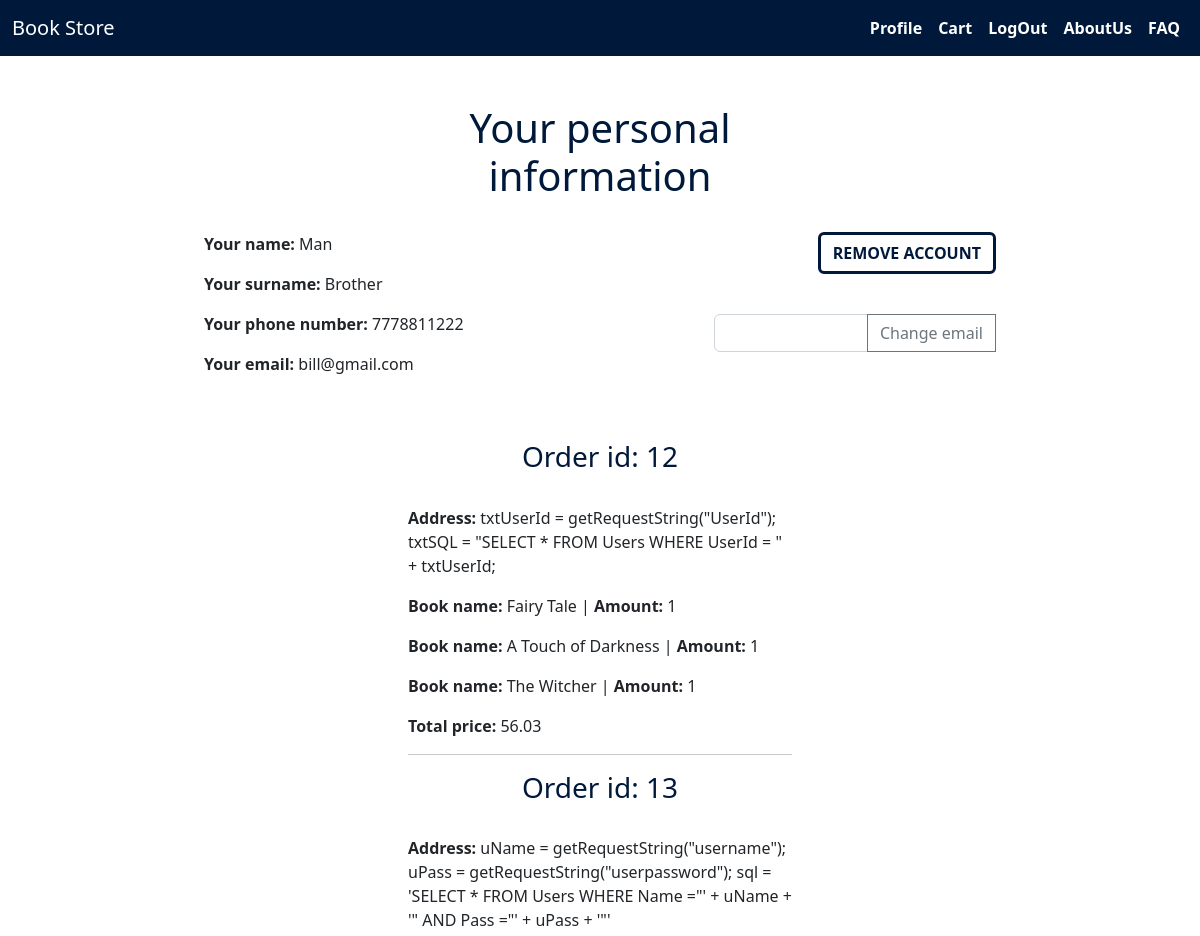
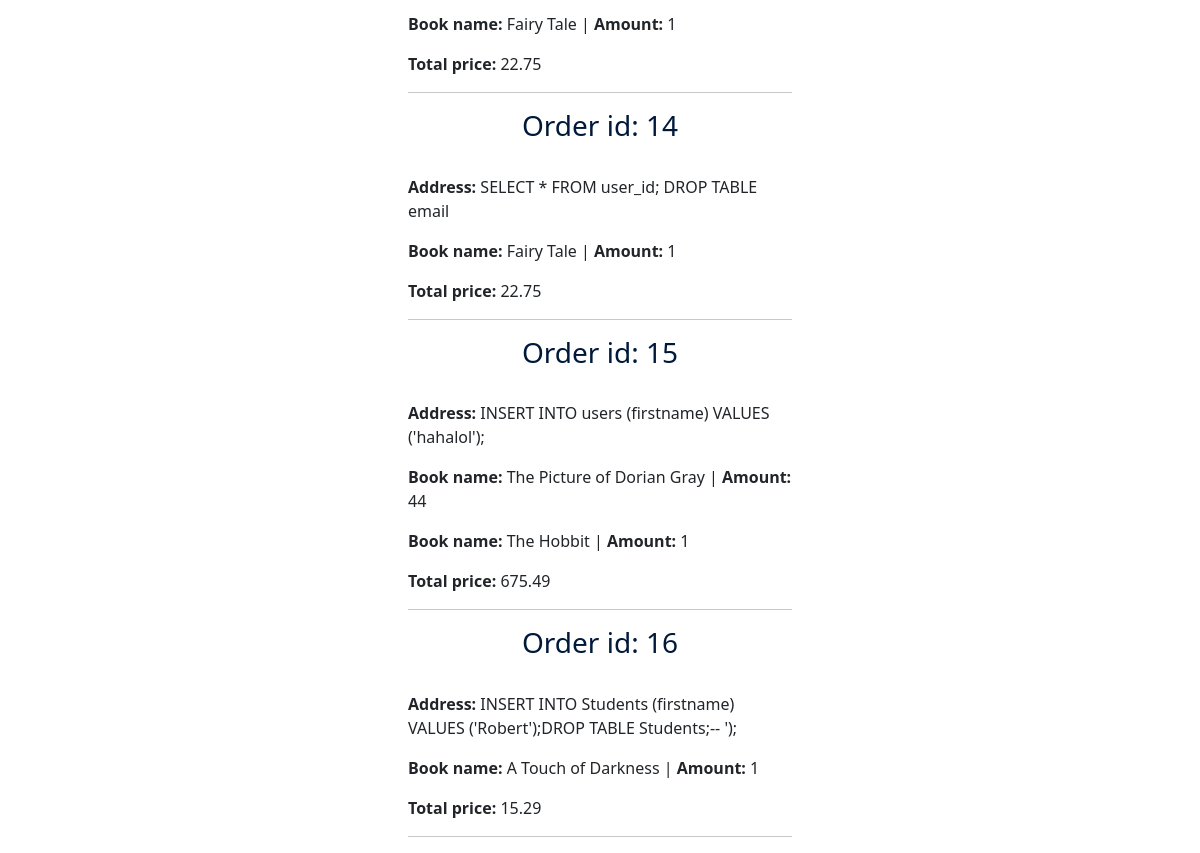
Page /personal (signed in) on the committed database (2 pictures, top to bottom).
### models/models.py (models this page shows)
class User(db.Model):
    __tablename__ = "users"
    user_id = db.Column(db.Integer, primary_key=True)
    surname = db.Column(db.String, nullable=False)
    name = db.Column(db.String, nullable=False)
    email = db.Column(db.String, nullable=False, unique=True)
    hashed_password = db.Column(db.String, nullable=False)
    phone_number = db.Column(db.String, nullable=False)

class Order(db.Model):
    __tablename__ = "orders"
    order_id = db.Column(db.Integer, primary_key=True)
    user_id = db.Column(db.Integer, db.ForeignKey("users.user_id"), nullable=False)
    address = db.Column(db.String, nullable=False)
    date = db.Column(db.String, nullable=False)
    total_price = db.Column(db.Float, nullable=False)

class Purchase(db.Model):
    __tablename__ = "purchases"
    purchase_id = db.Column(db.Integer, primary_key=True)
    order_id = db.Column(db.Integer, db.ForeignKey("orders.order_id"), nullable=False)
    book_id = db.Column(db.Integer, db.ForeignKey("books.book_id"), nullable=False)
    amount = db.Column(db.Integer, nullable=False)
    orders = db.relationship("Order", backref="purchase", lazy=True)

class Book(db.Model):
    __tablename__ = "books"
    book_id = db.Column(db.Integer, primary_key=True)
    name = db.Column(db.String, nullable=False, unique=True)
    author = db.Column(db.String)
    genre = db.Column(db.String)
    year = db.Column(db.Integer)
    publisher = db.Column(db.String)
    discription = db.Column(db.String)
    price = db.Column(db.Float, nullable=False)

### app.py (the view, shortened to what this page needs)
@app.route("/personal", methods=["POST", "GET"])
def personal():
    if not session.get("email"):
        return redirect("/login")
    context = ""
    purchase_data = get_purchase_data(get_personal_data(session["email"]).user_id)
    order_data = get_order_data(get_personal_data(session["email"]).user_id)
    user_data = get_user_data(session["email"])
    return render_template("personal.html", user_data=user_data, purchase_data=purchase_data, order_data=order_data, context=context)

### user.py (called while the page is built)
def get_personal_data(email):
    personal_data = db.query(User).filter(User.email == email).one()
    return personal_data

def get_user_data(email):
    return db.query(User).filter(User.email == email).one()

def get_order_data(user_id):
    return db.query(Order).filter(Order.user_id == user_id).all()

def get_purchase_data(user_id):
    return db.query(Purchase, Book).filter(Order.user_id == user_id).filter(Order.order_id == Purchase.order_id).filter(Purchase.book_id == Book.book_id).all()

### templates/personal.html (shortened to what this page needs)
{% extends "layout.html"%}
{% block body %}
    <div class="row">
    <div class="col-md-4"></div>
    <div class="col-md-4 text-center">
        <h1 class="text-center" style="color: #00193a;">Your personal information</h1><br>
    </div><div class="col-md-4"></div></div>
    <div class="row">
        <div class="col-2"></div>
        <div class="col-3">
            <p class = "fs-6"><b>Your name:</b> {{ user_data.name }}</p>
            <p class = "fs-6"><b>Your surname:</b> {{ user_data.surname }}</p>
            <p class = "fs-6"><b>Your phone number:</b> {{ user_data.phone_number }}</p>
            <p class = "fs-6"><b>Your email:</b> {{ user_data.email}}</p>
        </div>
        <div class="col-2"></div>
        <div class="col-3" style="text-align:right;">
            <form action="/remove" method="post" onsubmit="return myFunction(this)">
                <button name="remove" type="submit" class="btn btn-outline text-uppercase fs-6 mb-3 fw-bold" style="border-color: #00193a; color: #00193a; border-width: medium;" value="remove">Remove account</button>
            </form><br>
        <form class="input-group mb-3" action="/personal" method="post">
            <input class="form-control" name="new_email" type="text" autocomplete="off">
            <input class="btn btn-outline-secondary" id="button-addon2" name="change_email" type="submit" value="Change email"><br>
        </form>
        </div>
        <div class="col-2"></div>
    </div><br><br>
    <div class="row">
        <div class="col-md-4"></div>
        <div class="col-md-4">
    {% for order in order_data %}
    <div>
        <h3 class="text-center" style="color: #00193a;">Order id: {{ order.order_id}}</h3><br>
        <p class = "fs-6"><b>Address:</b> {{ order.address }}</p>
        {% for purchase, book in purchase_data %}
            {% if order.order_id == purchase.order_id %}
        <p class = "fs-6"><b>Book name:</b> {{ book.name }} | <b>Amount:</b> {{ purchase.amount }}</p>
        {% endif %}
        {% endfor %}
        <p class = "fs-6"><b>Total price:</b> {{ order.total_price }}</p>
        <hr>
    </div>
{% endfor %}
    </div><div class="col-md-4"></div></div>
{% endblock %}

### rows in the picture
User: name "Man", surname "Brother", phone_number "7778811222", email "bill@gmail.com"
Order: order_id "12", address "txtUserId = getRequestString(\"UserId\"); txtSQL = \"SELECT * FROM Users WHERE UserId = \" + txtUserId;", total_price "56.03"
Purchase: name "Fairy Tale", amount "1"
Purchase: name "A Touch of Darkness", amount "1"
Purchase: name "The Witcher", amount "1"
Order: order_id "13", address "uName = getRequestString(\"username\"); uPass = getRequestString(\"userpassword\"); sql = 'SELECT * FROM Users WHERE Name =\"' + uName + '\" AND Pass =\"' + uPass + '\"'", total_price "22.75"
Purchase: name "Fairy Tale", amount "1"
Order: order_id "14", address "SELECT * FROM user_id; DROP TABLE email", total_price "22.75"
Purchase: name "Fairy Tale", amount "1"
Order: order_id "15", address "INSERT INTO users (firstname) VALUES ('hahalol');", total_price "675.49"
Purchase: name "The Picture of Dorian Gray", amount "44"
Purchase: name "The Hobbit", amount "1"
Order: order_id "16", address "INSERT INTO Students (firstname) VALUES ('Robert');DROP TABLE Students;-- ');", total_price "15.29"
Purchase: name "A Touch of Darkness", amount "1"
